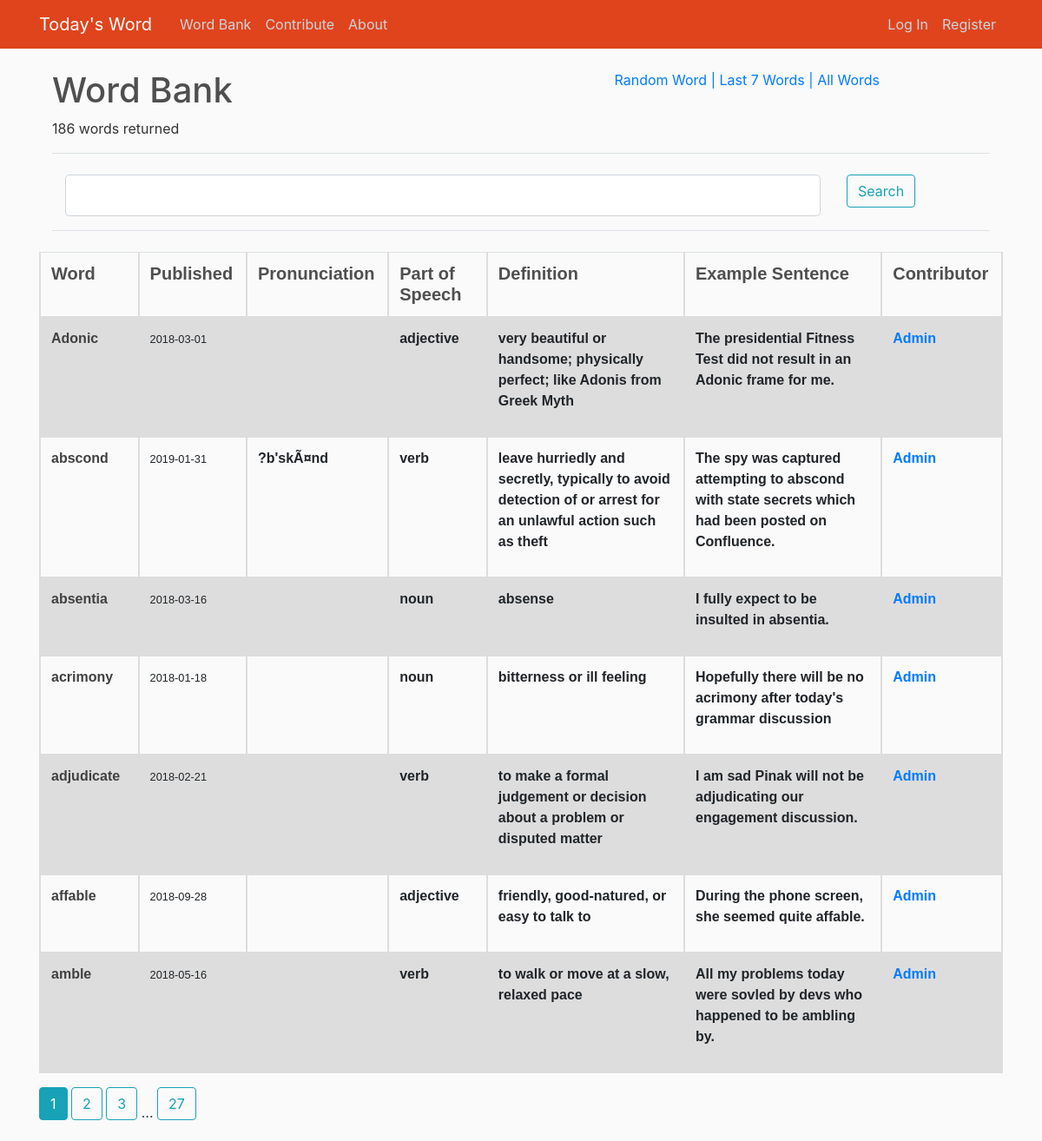
/word_bank/user/1, run on the app's committed database.
### wotd/models.py (models this page shows, shortened)
class Word(db.Model):
    id = db.Column(db.Integer, primary_key=True)
    word = db.Column(db.String(100), nullable=False)
    partOfSpeech_id = db.Column(db.Integer, db.ForeignKey('part_of_speech.id'), nullable=False)
    definition = db.Column(db.Text, nullable=False)
    exampleSentence = db.Column(db.Text, nullable=False)
    ipa = db.Column(db.Text, nullable=True)
    date_added = db.Column(db.DateTime, nullable=False, default=datetime.utcnow)
    date_published = db.Column(db.Date, nullable=True)
    user_id = db.Column(db.Integer, db.ForeignKey('user.id'), nullable=True)

class PartOfSpeech(db.Model):
    id = db.Column(db.Integer, primary_key=True)
    partOfSpeech = db.Column(db.String(100), nullable=False)
    words = db.relationship('Word', backref='part_o_speech', lazy=True)

class User(db.Model, UserMixin):
    id = db.Column(db.Integer, primary_key=True)
    username = db.Column(db.String(20), unique=True, nullable=False)
    email = db.Column(db.String(120), unique=True, nullable=False)
    image_file = db.Column(db.String(20), nullable=False, default='default.jpg')
    password = db.Column(db.String(60), nullable=False)
    isAdmin = db.Column(db.Boolean, nullable=False, default=False)
    words = db.relationship('Word', backref='contributor', lazy=True)

### wotd/words/routes.py (the view)
@words.route("/word_bank/user/<int:user_id>")
def word_bank_user(user_id):
    form = SearchForm()
    if form.validate_on_submit and form.search_data.data is not None:
        return redirect(url_for('words.word_bank_search', search_term=form.search_data.data))
    else:
        page = request.args.get('page', 1, type=int)
        today = datetime.date(datetime.now())
        words = Word.query.filter(
            and_(
                Word.user_id == user_id
                , or_(
                    Word.date_published != None
                    , Word.date_published > today
                )
            )
        ).order_by(Word.word).paginate(per_page=7, page=page)
        num = str(words.total)
    return render_template('word_bank.html', words=words, form=form, words_number=num)

### wotd/main/forms.py
class SearchForm(FlaskForm):
    search_data = StringField('Search')
    submit = SubmitField('Search')

### wotd/templates/word_bank.html (shortened to what this page needs)
{% extends "layout.html" %}
{% block content %}
    <div class="container">
        <div class="row">
            <div class="col-md-7">
                <h1>Word Bank</h1>
                {% if words_number == '1' %}
                    <p>1 word returned</p>
                {% else %}
                    <p>{{ words_number + " words returned" }}</p>
                {% endif %}
            </div>
            <div class="col-md-5">
                    <a href="{{ url_for('words.word_random') }}">Random Word</a>
                    <a href="{{ url_for('words.word_bank') }}"> | Last 7 Words</a>
                    <a href="{{ url_for('words.word_bank_search', search_term=' ') }}"> | All Words</a>
            </div>
        </div>
        <div class="row">
            <form method="POST" action="" class="col-md-12 input-group">
                <legend class="border-bottom mb-4">{{ legend }}</legend>
                <div class="form-group col-md-10">
                    <fieldset >
                        <div>
                            {% if form.search_data.errors %}
                                {{ form.search_data(class="form-control form-control-lg is-invalid") }}
                                <div class="invalid-feedback">
                                    {% for error in form.search_data.errors %}
                                        <span> {{ error }} </span>
                                    {% endfor %}
                                </div>
                            {% else %}
                                {{ form.search_data(class="form-control form-control-lg") }}
                            {% endif %}
                        </div>
                    </fieldset>
                </div>
                <div class="form-group col-md-2">
                    {{ form.submit(class="btn btn-outline-info") }}
                </div>
                <legend class="border-bottom mb-4">{{ legend }}</legend>
            </form>
        </div>
    </div>
    <table class="table">
        <colgroup>
            <col class="tbl-col-10" />
            <col class="tbl-col-10" />
            <col class="tbl-col-10" />
            <col class="tbl-col-10" />
            <col class="tbl-col-20" />
            <col class="tbl-col-20" />
            <col class="tbl-col-10" />
        </colgroup>
        <tr class="tr">
            <th><h5 class="article-header">Word</h5></th>
            <th><h5 class="article-header">Published</h5></th>
            <th><h5 class="article-header">Pronunciation</h5></th>
            <th><h5 class="article-header">Part of Speech</h5></th>
            <th><h5 class="article-header">Definition</h5></th>
            <th><h5 class="article-header">Example Sentence</h5></th>
            <th><h5 class="article-header">Contributor</h5></th>
        </tr>
    {% for word in words.items %}
        <tr class="tr">
            <th>
                <b><a class="article-content" href="{{ url_for('words.word', word_id = word.id) }}">{{ word.word }}</a></b>
            </th>
            <th>
                <small>{{ word.date_published }}</small>
            </th>
            <th>
                {% if word.ipa %}
                    <p>{{ word.ipa }}</p>
                {% else %}
                    <p> </p>
                {% endif %}
            </th>
            <th>
                <p>{{ word.part_o_speech.partOfSpeech }}</p>
            </th>
            <th class="tbl-col-30">
                <p>{{ word.definition }}</p>
            </th>
            <th class="tbl-col-30">
                <p>{{ word.exampleSentence }}</p>
            </th>
            <th>
                {% if word.contributor %}
                    <a href="{{ url_for('words.word_bank_user', user_id=word.user_id) }}">{{ word.contributor.username }}</a>
                {% else %}
                    <p>Anonymous</p>
                {% endif %}
            </th>
        </tr>
    {% endfor %}
    </table>
    {% for page_num in words.iter_pages(left_edge=1, right_edge=1, left_current=2, right_current=3) %}
        {% if page_num %}
            {% if words.page == page_num %}
                <a class="btn btn-info mb-4" href="{{ url_for('words.word_bank', page=page_num) }}">{{ page_num }}</a>
            {% else %}
                <a class="btn btn-outline-info mb-4" href="{{ url_for('words.word_bank', page=page_num) }}">{{ page_num }}</a>
            {% endif %}
        {% else %}
            ...
        {% endif %}
    {% endfor %}
{% endblock content %}

### wotd/static/main.css (style rules this page uses)
body { background: #fafafa; color: #333333; margin-top: 5rem; }
h1, h2, h3, h4, h5, h6 { color: #4f4f4f; }
.article-header { font-weight: bold; margin-bottom: 1px }
.article-content { color: #414141 }
.table { font-family: arial, sans-serif; border-collapse: collapse; width: 100%; }
.td, th { border: 2px solid #dddddd; text-align: left; padding: 8px; word-wrap: break-word; }
.tr:nth-child(even) { background-color: #dddddd; }
.tbl-col-10 { width: 10%; }
.tbl-col-20 { width: 20%; }

### data on the page
Word: word "Adonic", date_published "2018-03-01", part_o_speech.partOfSpeech "adjective", definition "very beautiful or handsome; physically perfect; like Adonis from Greek Myth", exampleSentence "The presidential Fitness Test did not result in an Adonic frame for me.", contributor.username "Admin"
Word: word "abscond", date_published "2019-01-31", ipa "?b'skÃ¤nd", part_o_speech.partOfSpeech "verb", definition "leave hurriedly and secretly, typically to avoid detection of or arrest for an unlawful action such as theft", exampleSentence "The spy was captured attempting to abscond with state secrets which had been posted on Confluence.", contributor.username "Admin"
Word: word "absentia", date_published "2018-03-16", part_o_speech.partOfSpeech "noun", definition "absense", exampleSentence "I fully expect to be insulted in absentia.", contributor.username "Admin"
Word: word "acrimony", date_published "2018-01-18", part_o_speech.partOfSpeech "noun", definition "bitterness or ill feeling", exampleSentence "Hopefully there will be no acrimony after today's grammar discussion", contributor.username "Admin"
Word: word "adjudicate", date_published "2018-02-21", part_o_speech.partOfSpeech "verb", definition "to make a formal judgement or decision about a problem or disputed matter", exampleSentence "I am sad Pinak will not be adjudicating our engagement discussion.", contributor.username "Admin"
Word: word "affable", date_published "2018-09-28", part_o_speech.partOfSpeech "adjective", definition "friendly, good-natured, or easy to talk to", exampleSentence "During the phone screen, she seemed quite affable.", contributor.username "Admin"
Word: word "amble", date_published "2018-05-16", part_o_speech.partOfSpeech "verb", definition "to walk or move at a slow, relaxed pace", exampleSentence "All my problems today were sovled by devs who happened to be ambling by.", contributor.username "Admin"

### other printed values
{{ words_number + " words returned" }} "186 words returned"
{{ page_num }} "1"
{{ page_num }} "2" "3" "27"
